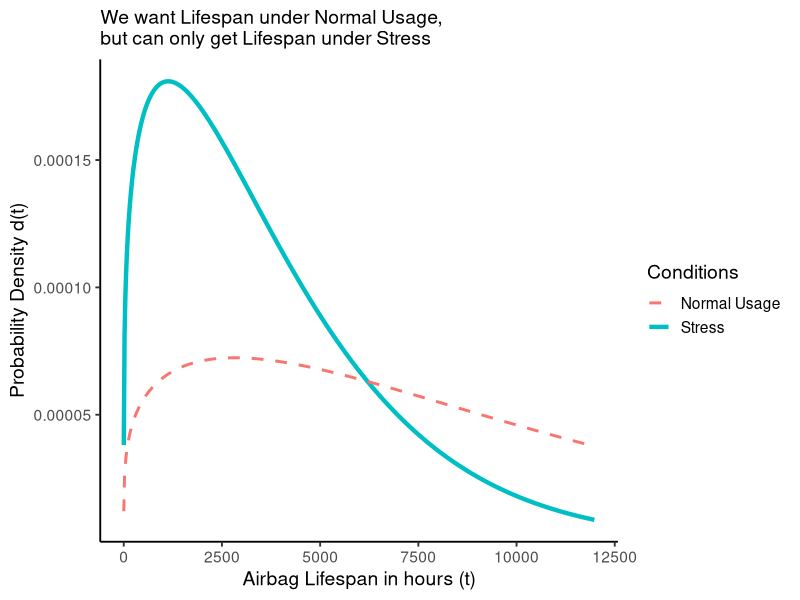
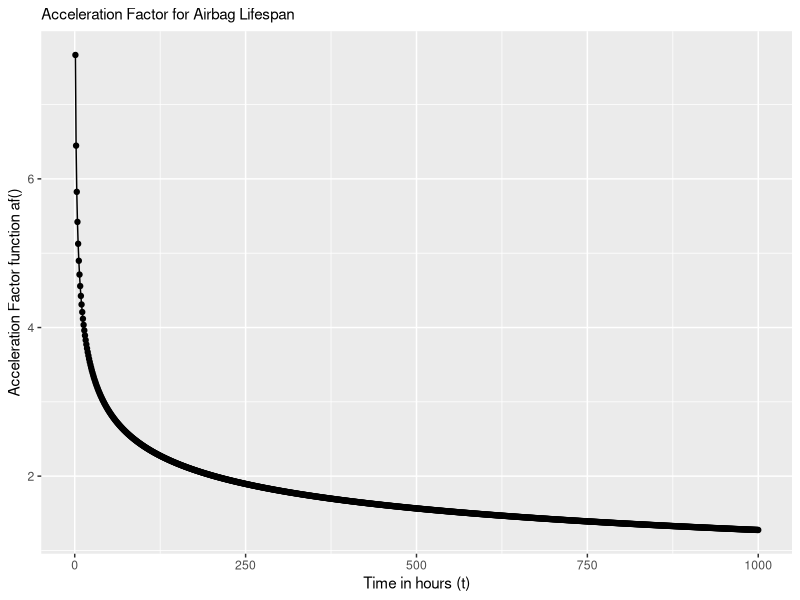
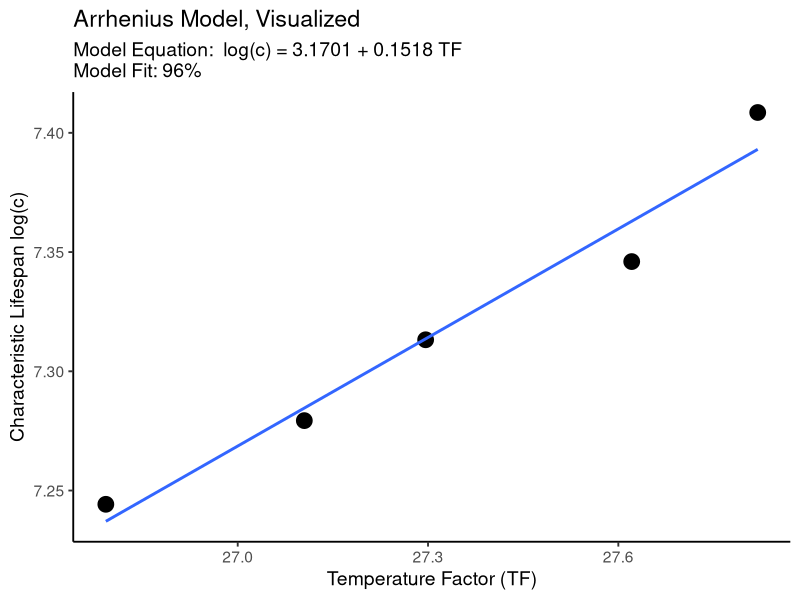
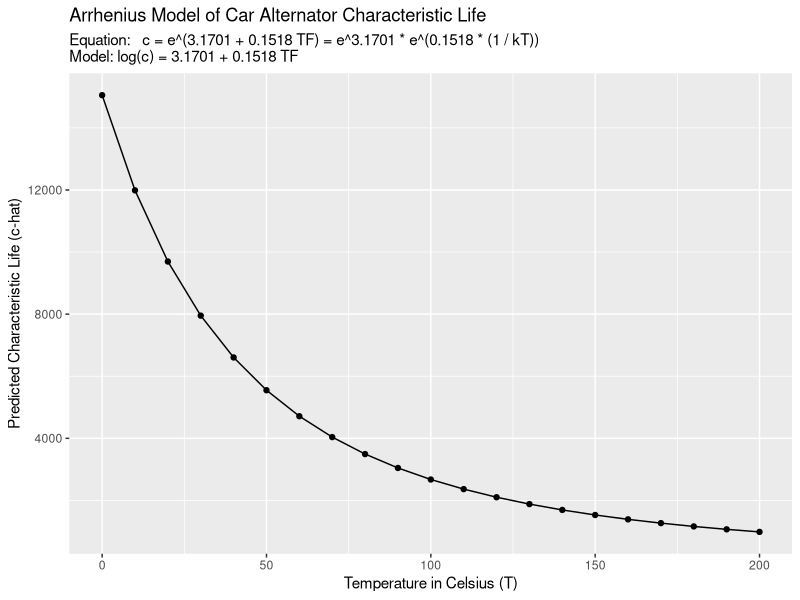
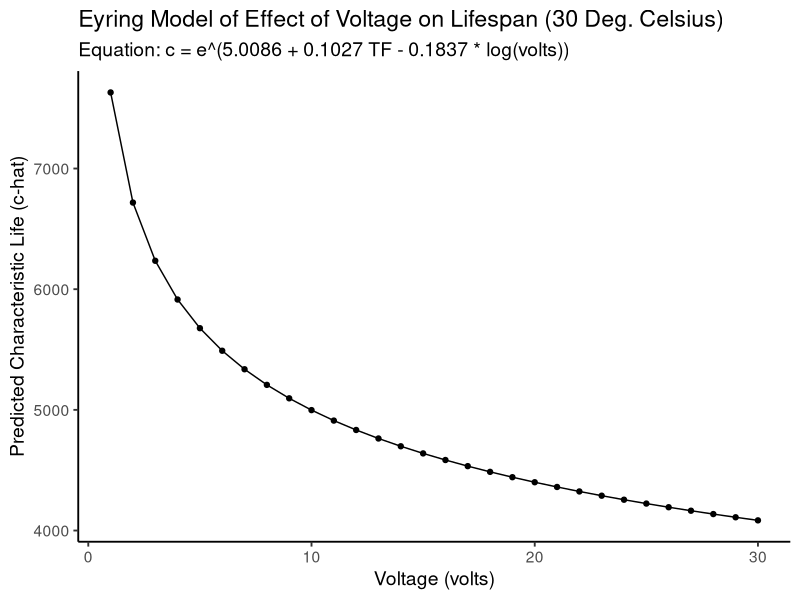

R code for these plots, in order:
## ---- chunk 1
nm = loadedNamespaces()
if("mosaicCalc" %in% nm){ detach(name = "package:mosaicCalc", unload = TRUE) }
if("mosaic" %in% nm){ detach(name = "package:mosaic", unload = TRUE) }

library(tidyverse)
library(knitr)
library(kableExtra)

knitr::opts_chunk$set(cache = FALSE, message = FALSE, warning = FALSE)

# Fix graphics API version mismatch issues by avoiding ragg
knitr::opts_chunk$set(dev = "png")
## ---- chunk 2
knitr::include_graphics("https://c.tenor.com/5duS2KkYJGAAAAAC/lego-car.gif")
## ---- chunk 3
# Load packages
library(tidyverse)
library(broom)
# Load specific function to environment
select = dplyr::select
## ---- chunk 4
# But this does.
tibble(x = c(1,2), y = x + 2)
## ---- chunk 5
# Let's write ourselves a speedy weibull density function 'd()'
d = function(t, m, c){
  (m / t) * (t / c)^m * exp(-1*(t/c)^m)
  # or dweibull(t, scale = c, shape = m)
}

airbags <- data.frame(t = seq(1, 12000, by = 20)) %>%
  mutate(d_stress = d(t, c = 4100, m = 1.25)) %>%
  # Suppose the lifespans under normal usage are just off by a factor of ~2.5
  # then we could project the PDF under normal usage like:
  mutate(d_usage = d(t = t / 2.5, c = 4100, m = 1.25) / 2.5)

ggplot() +
  # Plot the PDF under stress conditions 
  geom_line(data = airbags, mapping = aes(x = t, y = d_stress, color = "Stress"), 
            size = 1.5) +
  # Plot the PDF under normal usage conditions
  geom_line(data = airbags, mapping = aes(x = t, y = d_usage, color = "Normal Usage"), 
            size = 1, linetype = "dashed") +
  # Add a nice theme and clear labels
  theme_classic(base_size = 14) +
  labs(x = "Airbag Lifespan in hours (t)", y = "Probability Density d(t)",
       color = "Conditions", 
       subtitle = "We want Lifespan under Normal Usage,\nbut can only get Lifespan under Stress")
## ---- chunk 6
# Let's write an acceleration factor function!
af = function(t){
  # Find density under stress
  ds <- d(t, m = 1.25, c = 4100)
  # Find density function under normal conditions
  du <- d(t, m = 1.5, c = 4500)
  
  # Since f_u(t) = f_s(t) x AF,
  # then AF = f_s(t) / f_u(t)  = ds / du
  ds / du
}
## ---- chunk 7
data.frame(
  time = 1:1000,
  af = af(1:1000)
) %>% 
  # Visualize it!
  ggplot(mapping = aes(x = time, y = af)) +
  geom_line() + geom_point() +
  labs(subtitle = "Acceleration Factor for Airbag Lifespan",
       y = "Acceleration Factor function af()",
       x = "Time in hours (t)")
## ---- chunk 8
# Let's write a weibull quantile function
q = function(p, c, m){  qweibull(p, scale = c, shape = m)  }

# Get median under stress
median_s <- q(0.5, c = 4100, m = 1.25)
# Get median under normal conditions
median_u <- q(0.5, c = 4500, m = 1.5)

# Calculate it!
af = median_u / median_s
# Check the Acceleration Factor!
af
## ---- chunk 9
remove(af, median_s, median_u, q, d)
## ---- chunk 10
# Given an acceleration factor of 35
af <- 35

# Write a failure function
f = function(t, lambda){ 1 - exp(-t*lambda) }


# Method 1:
# Failure  Function = fu(t) = fs(t/AF)
f(t = 40000 / af, lambda = 1 / 4500)

# Method 2:
# We know that lambda = zu(t) = zs(t/AF) / AF
# so... plus that in for lambda
f(t = 40000, lambda = 1 / (4500 * af) )
## ---- chunk 11
remove(af, f)
## ---- chunk 12
# Write failure function
f = function(t, lambda){ 1 - exp(-t*lambda) }

# Failure  Function = fu(t) = fs(t/AF)
# 0.10 = fu(t = 40000) = 1 - exp(-40000*lambda)
# log(1 - 0.10) = -40000*lambda
lambda_u = -log(0.90) / 40000

lambda_s = 1/4500



# Get ratio between these parameters
# lambda_u = 1 / af * lambda_s
# so...
af = lambda_s / lambda_u

# Check acceleration factor!
af
## ---- chunk 13
remove(lambda_u, lambda_s, af, f)
## ---- chunk 14
alt <- tibble(
  # Characteristic life in hours
  c = c(1400, 1450, 1500, 1550, 1650),
  # Temperature in Celsius
  temp = c(160, 155, 152, 147, 144),
  # Temperature Factor (a standardized unit)
  tf = 1 / (1 / 11605 * (temp + 273.15)),
  # Voltage, in volts
  volts = c(17, 16.5, 14.5, 14, 13),
  # Hours of life spent by time of test
  time = c(1200, 1000, 950, 600, 500),
  # Performance Rating, in Amps
  rating = c(60, 70, 80, 90, 100))
## ---- chunk 15
g <- alt %>%
  ggplot(mapping = aes(x = tf, y = log(c) )) +
  geom_point(size = 5) + # Add scatterplot points
  geom_smooth(method = "lm", se = FALSE) # Make line of best fit, using lm() - a linear model
  # we can write 'se = FALSE' (standard error = FALSE) to get rid of the confidence interval
## ---- chunk 16
g + 
  # Add theme
  theme_classic(base_size = 14) +
  # Add labels
  labs(title = "Arrhenius Model, Visualized",
       subtitle = "Model Equation:  log(c) = 3.1701 + 0.1518 TF    \nModel Fit: 96%",
       # We can add a line-break in the subtitle by writing \n
       x = "Temperature Factor (TF)", y = "Characteristic Lifespan log(c)")
## ---- chunk 17
m1 <- alt %>%
  lm(formula = log(c) ~ tf)
## ---- chunk 18
m1 %>% glance() %>% select(r.squared)
## ---- chunk 19
m1
## ---- chunk 20
# For any value of tf, we can now calculate c_hat.
# We write the model equation for log(c), then exponentiate it with exp()!
c_hat = function(tf){ exp( 3.1701 + 0.1518*tf) }

# Test it!
c_hat(tf = 28)
## ---- chunk 21
# Or better yet, let's calculate temperature factor 'tf' too,
# so we only have to supply a temperature in Celsius
tf = function(temp){
  k = 1 / 11605   # Get Boltzmann's constant
  1 / (k * (temp + 273.15)) # Get TF!
}
# Now predict c_hat for 30, 60, and 90 degrees celsius!
c_hat = function(temp){  exp( 3.1701 + 0.1518*tf(temp))  }

c(30, 60, 90) %>% c_hat()
## ---- chunk 22
fakedata <- tibble(
  temp = seq(0, 200, by = 10),
  tf = tf(temp))
# Check the first 3 rows!
fakedata %>% head(3)
## ---- chunk 23
m1 %>% predict(newdata = fakedata)
## ---- chunk 24
m1 %>% predict(newdata = fakedata) %>% exp()
## ---- chunk 25
fakedata <- tibble(
  temp = seq(0, 200, by = 10),
  tf = tf(temp),
  # Predict c_hat
  c_hat = predict(m1, newdata = tibble(tf)) %>% exp())
# View the first 3 rows!
fakedata %>% head(3)
## ---- chunk 26
g2 <- fakedata %>%
  ggplot(mapping = aes(x = temp, y = c_hat)) +
  geom_line() +
  geom_point()

# add some labels!
g2 + 
  labs(x = "Temperature in Celsius (T)", y = "Predicted Characteristic Life (c-hat)",
       title = "Arrhenius Model of Car Alternator Characteristic Life",
       # Here's a little trick for cleanly adding linebreaks in subtitles:
       # Just write a paste() function
       subtitle = paste(
         "Equation:   c = e^(3.1701 + 0.1518 TF) = e^3.1701 * e^(0.1518 * (1 / kT))",
         "Model: log(c) = 3.1701 + 0.1518 TF", sep = "\n"))
## ---- chunk 27
m2 <- alt %>%
  lm(formula = log(c) ~ tf + log(volts) )
# See our model equation!
m2
## ---- chunk 28
fakedata <- tibble(
  # Hold temperature constant
  temp = 30,
  tf = tf(temp),
  # But vary volts
  volts = seq(from = 1, to = 30, by = 1),
  # Predict c_hat
  c_hat = predict(m2, newdata = tibble(tf, volts)) %>% exp())
## ---- chunk 29
fakedata %>%
  ggplot(mapping = aes(x = volts, y = c_hat)) +
  geom_line() +
  geom_point() +
  theme_classic(base_size = 14) +
  labs(title = "Eyring Model of Effect of Voltage on Lifespan (30 Deg. Celsius)",
       subtitle = "Equation: c = e^(5.0086 + 0.1027 TF - 0.1837 * log(volts))",
       x = "Voltage (volts)", y = "Predicted Characteristic Life (c-hat)")
## ---- chunk 30
alt %>%
  lm(formula = log(rating) ~ time) %>%
  glance() %>% select(r.squared)
## ---- chunk 31
alt %>%
  lm(formula = log(rating) ~ I(volts * time) )
## ---- chunk 32
m3 <- alt %>%
  lm(formula = log(c) ~ tf + log(volts) + I(volts * time))
# Really good fit!
m3 %>%  glance()
## ---- chunk 33
knitr::include_graphics("https://media4.giphy.com/media/9ADoZQgs0tyww/giphy.gif")
## ---- chunk 34
# Let's write the Weibull density and failure function, as always...
d = function(t, c, m){  (m / t) * (t / c)^m * exp(-1*(t/c)^m)   }
f = function(t, c, m){ 1 - exp(-1*((t/c)^m)) }
## ---- chunk 35
fb = function(t, tb, a, c, m){ 
  # Change in probability of failure
  delta_failure <- f(t = t + a*tb, c, m) - f(t = a*tb, c, m)  
  # Reliability after burn-in period
  reliability <- 1 - f(t = a*tb, c, m)
  # conditional probability of failure
  delta_failure / reliability
}
## ---- chunk 36
# 1000 hours after burn-in
# with a burn-in period of 100 hours
# an acceleration factor of 20
# characteristic life c = 2000 hours
# and
# shape parameter m = 1.5
fb(t = 1000, tb = 100, a = 20, c = 2000, m = 1.5)
## ---- chunk 37
# And we'll write the condition
db = function(t, tb, a, c, m){  
  density <- d(t = t + a*tb, c, m)
  reliability <- 1 - f(t = a*tb, c, m)
  # get conditional density
  density / reliability
}
## ---- chunk 38
db(t = 1000, tb = 100, a = 20, c = 2000, m = 1.5)
## ---- chunk 39
# Let's write Weibull density, failure, and reliability functions
d = function(t, c, m){  (m / t) * (t / c)^m * exp(-1*(t/c)^m)   }
f = function(t, c, m){ 1 - exp(-1*((t/c)^m)) }
r = function(t, c, m){ 1 - f(t,c,m) }
## ---- chunk 40
# Let's load in our crosstable
wheels <- tibble(
  label = c("[0,1000]", "(1000,2000]", "(2000,3000]", "(3000,4000]", "(4000,5000]"),
  t = c(500, 1500, 2500, 3500, 4500),
  temp_100 = c(106, 66, 22, 4, 2), # out of 200 wheels
  temp_150 = c(125, 25, 25, 15, 10), # out of 175 wheels
  temp_200 = c(140, 30, 15, 10, 15)) # out of 300 wheels

# Check it!
wheels
## ---- chunk 41
# Let's write our crosstable's likelihood function
ll = function(t, x, par){
  r = sum(x)   # Get total failures
  n = 200       # Record total sampel size
  tmax = max(t) # Record last time step
  
  # Get the product of the log-densities at each time step, for all failures then
  prob_d = ((d(t, c = par[1], m = par[2]) %>% log()) * x) %>% sum()
  
  # For the last time step, get the probability of each remaining unit surviving 
  prob_r = r(t = tmax, c = par[1], m = par[2])^(n - r) %>% log()
  # Get joint log-likelihood
  prob_d + prob_r
}

# And let's run MLE!
mle100 <- optim(par = c(1000, 1), t = wheels$t,  x = wheels$temp_100,  fn = ll, 
                control = list(fnscale = -1))
# Our characteristic life and shape parameter m!
mle100$par
## ---- chunk 42
# Let's write our crosstable's likelihood function
ll = function(t, x1, x2, x3, par){
  # Get total failures
  r1 = sum(x1)  
  r2 = sum(x2)  
  r3 = sum(x3)  
  # Record total sample size in each
  n1 = 200       
  n2 = 175
  n3 = 300
  tmax = max(t) # Record last time step
  
  # Get the product of the log-densities at each time step, for all failures then
  prob_d1 = ((d(t, c = par[1], m = par[4]) %>% log()) * x1) %>% sum()
  prob_d2 = ((d(t, c = par[2], m = par[4]) %>% log()) * x2) %>% sum()
  prob_d3 = ((d(t, c = par[3], m = par[4]) %>% log()) * x3) %>% sum()
  
  # For the last time step, get the probability of each remaining unit surviving 
  prob_r1 = r(t = tmax, c = par[1], m = par[4])^(n1 - r1) %>% log()
  prob_r2 = r(t = tmax, c = par[2], m = par[4])^(n2 - r2) %>% log()
  prob_r3 = r(t = tmax, c = par[3], m = par[4])^(n3 - r3) %>% log()
  
  # Get joint log-likelihood, across ALL vectors
  prob_d1 + prob_r1 + prob_d2 + prob_r2 + prob_d3 + prob_r3
}

# And let's run MLE!
mle <- optim(par = c(1000, 1000, 1000, 1), t = wheels$t,  
                x1 = wheels$temp_100,  
                x2 = wheels$temp_150,  
                x3 = wheels$temp_200,  
                fn = ll,  control = list(fnscale = -1))
# Check out our 3 characteristic life parameters, 
# for temp_100, temp_150, and temp_200, and our shared shape parameter!
mle$par
## ---- chunk 43
# Remember our function to calculate temperature factors
tf = function(temp){  1 / ((1 / 11605) * (temp + 273.15)) }

# Let's collect our parameter estimates
param <- tibble(
  # For each temperature
  temp = c(100, 150, 200),
  # report the MLE c estimates
  c = mle$par[1:3],
  # and the shared MLE m estimate
  m = mle$par[4],
  # and Calculate TF (for each temperature...)
  # This will be our independent variable
  tf = tf(temp))

# Check it!
param
## ---- chunk 44
m4 <- param %>%
  lm(formula = log(c) ~ tf)
# Pretty good fit (93%)
m4 %>% glance()
## ---- chunk 45
rm(list = ls())
